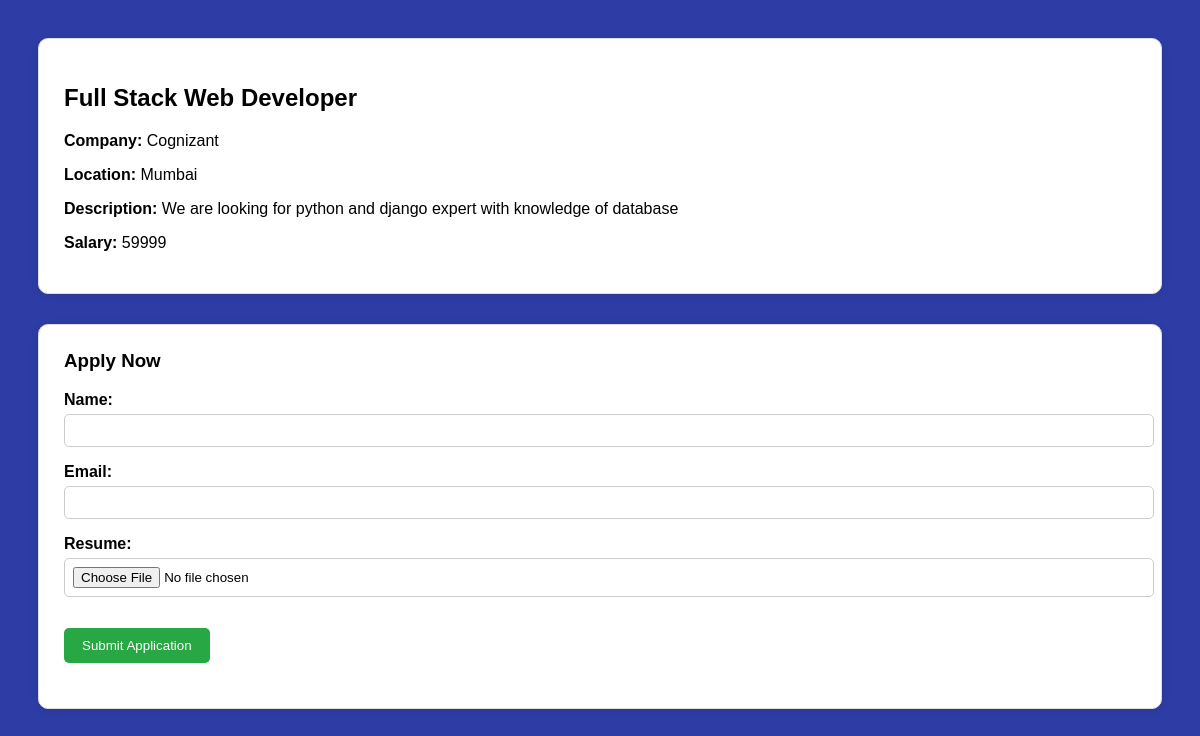
Page /apply/2/ (signed in) on the committed database.
### jobapp/models.py (models this page shows, shortened)
class Job(models.Model):
    title = models.CharField(max_length=100)
    description = models.TextField()
    category = models.CharField(max_length=50, choices=JOB_CATEGORIES, default='Software')
    company = models.CharField(max_length=100)
    location = models.CharField(max_length=100)
    salary = models.IntegerField()
    posted_by = models.ForeignKey(User, on_delete=models.CASCADE, related_name='jobs')
    posted_on = models.DateTimeField(default=timezone.now)

### jobapp/decorators.py (the view)
    def wrapper_func(request, *args, **kwargs):
        profile = UserProfile.objects.get(user=request.user)
        if profile.role == 'Job Seeker':
            return view_func(request, *args, **kwargs)
        else:
            return redirect('home')

### jobapp/forms.py
class ApplicationForm(forms.ModelForm):
    class Meta:
        model = Application
        fields = ['name', 'email', 'resume']

### jobapp/views.py (called while the page is built)
@login_required
@jobseeker_required
def apply_job(request, job_id):
    job = get_object_or_404(Job, pk=job_id)
    if Application.objects.filter(job=job, applicant=request.user).exists():
        return redirect('job_detail', job_id=job.id)
    if request.method == 'POST':
        form = ApplicationForm(request.POST, request.FILES)
        if form.is_valid():
            application = form.save(commit=False)
            application.job = job
            application.applicant = request.user
            application.save()
            return redirect('job_detail', job_id=job.id)
    else:
        form = ApplicationForm()
    return render(request, 'jobapp/apply_job.html', {'form': form, 'job': job})

### jobapp/templates/jobapp/apply_job.html (shortened to what this page needs)
{% load static %}
<!DOCTYPE html>
<html>
<head>
    <link rel="stylesheet" href="{% static 'jobapp/style.css' %}">
</head>
<body>
    <div class="job-card">
        <h2>{{ job.title }}</h2>
        <p><strong>Company:</strong> {{ job.company }}</p>
        <p><strong>Location:</strong> {{ job.location }}</p>
        <p><strong>Description:</strong> {{ job.description }}</p>
        <p><strong>Salary:</strong> {{ job.salary }}</p>
    </div>
    <div class="form-card">
        <h3>Apply Now</h3>
        <form method="post" enctype="multipart/form-data">
            {{ form.as_p }}
            <button type="submit">Submit Application</button>
        </form>
    </div>
</body>
</html>

### jobapp/static/jobapp/style.css (style rules this page uses)
body { font-family: Arial, sans-serif; padding: 20px; background-color: #f4f4f4; }
.job-card { background-color: #fff; padding: 15px; margin-bottom: 15px; border-left: 5px solid #007BFF; box-shadow: 0 2px 5px rgba(0,0,0,0.1); }
form { margin-bottom: 20px; }
input { margin-right: 10px; padding: 5px; }
button { padding: 5px 10px; background-color: #007BFF; color: white; border: none; cursor: pointer; border-radius: 4px; }
.job-card { border: 1px solid #ffffff; padding: 16px; margin-bottom: 12px; border-radius: 8px; }
body { background-color: rgb(45, 61, 165) !important; }
body { font-family: Arial, sans-serif; padding: 30px; background-color: #f4f4f4; }
.job-card, .form-card { background-color: #fff; border: 1px solid #ddd; border-radius: 10px; padding: 25px; margin-bottom: 30px; box-shadow: 0 2px 8px rgba(0,0,0,0.1); }
.form-card h3 { margin-top: 0; }
.form-card form label { font-weight: bold; display: block; margin: 10px 0 5px; }
.form-card form input { width: 100%; padding: 8px; border-radius: 5px; border: 1px solid #ccc; }
.form-card button { margin-top: 15px; background-color: #28a745; color: white; padding: 10px 18px; border: none; border-radius: 5px; cursor: pointer; }
body { background: #f0f2f5; }

### rows in the picture
Job: title "Full Stack Web Developer", company "Cognizant", location "Mumbai", description "We are looking for python and django expert with knowledge of database", salary "59999"
